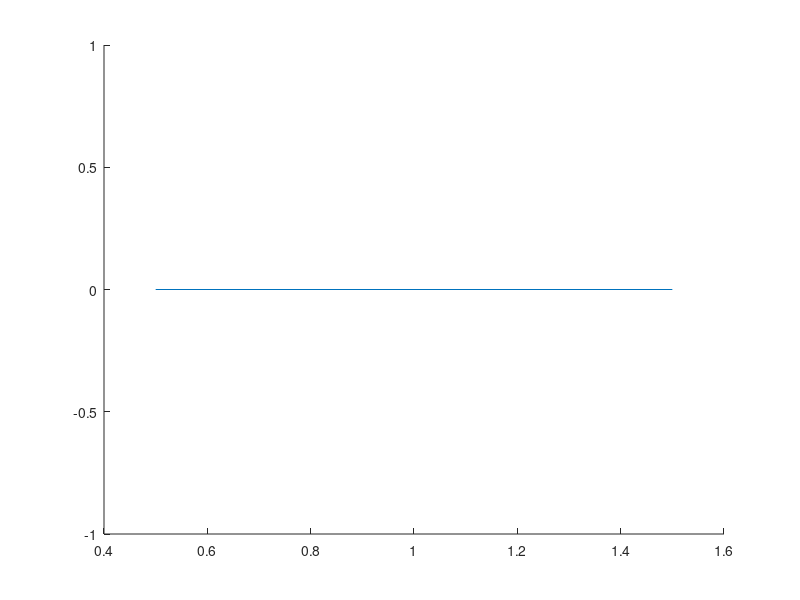

The MATLAB source for this figure: (Note: this script raises an error after producing the figure.)
% Height in a cylindrical water tank laid on its side.
% Volume of water 100m^3m, L=50m
% Matlab blows

% Volume is given by: (r^2*acos((r-h)/r) - (r-h)*sqrt(2*4*h-h^2))*L
% for a radius r, 0 < h < 2r. rmin = sqrt(V/(Lpi))
% substituting L = 50 and knowing we are interested in V = 100,
% the roots we are trying to find are of
% f(h) = (r^2*acos((r-h)/r) - (r-h)*sqrt(2*4*h-h^2))*50 - 100

% plot from 0.5 < h < 1.5 for r = 1,2,5


x = linspace(0.5,1.5);
line([.5,1.5], [0,0])
%plot(x,one_bar)
hold on
for r = [1 2 5]
	plot(x,f(r, x));
end
xlabel('water height (m)')
ylabel('volume deviation from 0 (which is 100m^3)')
title({'volume of a cylindrical pool as a function of height for different radii';'Horizontal line shows available water volume'})
legend('100m^3 mark', 'r=1', 'r=2','r=5')
hold off

% approximate this height for r=2 using method of False Position
% root at r = 2 graphically appears somewhere between .7 and 1

disp('use method of false position to find root at r=2, i.e. numerically calculate at r=2 the height of a cylindrical swimming pool')
false_position(.7,1,@f,2, x);

% Now we very r and see what the ranges of heights are
clear
figure
x = linspace(1.4,10); % new set of values
line([1.4,10], [0,0])
%plot(x,one_bar)
hold on
for h = [.5 .7 1]
	plot(x,f(x, h));
end
xlabel('radius of tank (m)')
ylabel('volume deviation from 0 (which is 100m^3)')
title({'volume of a cylindrical pool as a function of tank radius for different water height';'Horizontal line shows available water volume'})
legend('100m^3 mark', 'h=.5', 'r=.7','r=1')
hold off

% at r=.7, h is somewhere between 3 and 4.
% Let's check with the method of false position
disp('use method of false position to find root at h=.7, i.e. numerically calculate at h=.7 the radius of a cylindrical swimming pool')
false_position(3, 4, @f, x, .7) 

function result = f(r, h)
	result =  (r.^2.*acos((r-h)./r) - (r-h).*sqrt(2.*r.*h-h.^2))*50 - 100;
end

function res = false_position(x_l, x_u, f, r, h)
	% var is r or h, depending on the function inputted
	eps = 1.0e-6;
	n = 0;
	if size(r) == 1
		var = r;
		sprintf('holding radius constant at %d',var)
		f_l = f(var, x_l);
		f_u = f(var, x_u);
		x_r = x_u - f_u*(x_l-x_u)/(f_l - f_u); % get initial x_r
		while abs(f(var, x_r))>eps
		    f_l=f(var, x_l);
		    f_u=f(var, x_u);
		    f_r=f(var, x_r);
		    if f_r*f_l < 0
		        x_u= x_r;
		    elseif f_r*f_u < 0
		        x_l= x_r;
		    end
		    x_r = x_u - f_u*(x_l-x_u)/(f_l - f_u);
		    n = n + 1;
		end
	elseif size(h) ==1
		var = h;
		sprintf('holding height constant at %d',var)
		f_l = f(x_l, var);
		f_u = f(x_u, var);
		x_r = x_u - f_u*(x_l-x_u)/(f_l - f_u); % get initial x_r
		while abs(f(x_r, var))>eps
		    f_l=f(x_l, var);
		    f_u=f(x_u, var);
		    f_r=f(x_r, var);
		    if f_r*f_l < 0
		        x_u= x_r;
		    elseif f_r*f_u < 0
		        x_l= x_r;
		    end
		    x_r = x_u - f_u*(x_l-x_u)/(f_l - f_u)
		    n = n + 1;
		end
	else
		disp('error, one of r or h must be a single number')
	end
sprintf("method of false position finds root of %f after %d iterations", x_r,n)
res = x_r;
end
